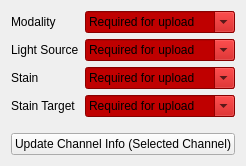
         <widget class="QWidget" name="page_14">
          <property name="geometry">
           <rect>
            <x>0</x>
            <y>0</y>
            <width>220</width>
            <height>161</height>
           </rect>
          </property>
          <attribute name="label">
           <string>Channel Metadata</string>
          </attribute>
          <layout class="QVBoxLayout" name="verticalLayout_33">
           <item>
            <layout class="QFormLayout" name="formLayout_28">
             <item row="0" column="0">
              <widget class="QLabel" name="label_70">
               <property name="text">
                <string>Modality</string>
               </property>
              </widget>
             </item>
             <item row="0" column="1">
              <widget class="QComboBox" name="img_modality">
               <property name="enabled">
                <bool>true</bool>
               </property>
               <property name="palette">
                <palette>
                 <active>
                  <colorrole role="WindowText">
                   <brush brushstyle="SolidPattern">
                    <color alpha="255">
                     <red>0</red>
                     <green>0</green>
                     <blue>0</blue>
                    </color>
                   </brush>
                  </colorrole>
                  <colorrole role="Button">
                   <brush brushstyle="SolidPattern">
                    <color alpha="255">
                     <red>191</red>
                     <green>0</green>
                     <blue>0</blue>
                    </color>
                   </brush>
                  </colorrole>
                  <colorrole role="Light">
                   <brush brushstyle="SolidPattern">
                    <color alpha="255">
                     <red>255</red>
                     <green>127</green>
                     <blue>127</blue>
                    </color>
                   </brush>
                  </colorrole>
                  <colorrole role="Midlight">
                   <brush brushstyle="SolidPattern">
                    <color alpha="255">
                     <red>255</red>
                     <green>63</green>
                     <blue>63</blue>
                    </color>
                   </brush>
                  </colorrole>
                  <colorrole role="Dark">
                   <brush brushstyle="SolidPattern">
                    <color alpha="255">
                     <red>127</red>
                     <green>0</green>
                     <blue>0</blue>
                    </color>
                   </brush>
                  </colorrole>
                  <colorrole role="Mid">
                   <brush brushstyle="SolidPattern">
                    <color alpha="255">
                     <red>170</red>
                     <green>0</green>
                     <blue>0</blue>
                    </color>
                   </brush>
                  </colorrole>
                  <colorrole role="Text">
                   <brush brushstyle="SolidPattern">
                    <color alpha="255">
                     <red>0</red>
                     <green>0</green>
                     <blue>0</blue>
                    </color>
                   </brush>
                  </colorrole>
                  <colorrole role="BrightText">
                   <brush brushstyle="SolidPattern">
                    <color alpha="255">
                     <red>255</red>
                     <green>255</green>
                     <blue>255</blue>
                    </color>
                   </brush>
                  </colorrole>
                  <colorrole role="ButtonText">
                   <brush brushstyle="SolidPattern">
                    <color alpha="255">
                     <red>0</red>
                     <green>0</green>
                     <blue>0</blue>
                    </color>
                   </brush>
                  </colorrole>
                  <colorrole role="Base">
                   <brush brushstyle="SolidPattern">
                    <color alpha="255">
                     <red>191</red>
                     <green>0</green>
                     <blue>0</blue>
                    </color>
                   </brush>
                  </colorrole>
                  <colorrole role="Window">
                   <brush brushstyle="SolidPattern">
                    <color alpha="255">
                     <red>191</red>
                     <green>0</green>
                     <blue>0</blue>
                    </color>
                   </brush>
                  </colorrole>
                  <colorrole role="Shadow">
                   <brush brushstyle="SolidPattern">
                    <color alpha="255">
                     <red>0</red>
                     <green>0</green>
                     <blue>0</blue>
                    </color>
                   </brush>
                  </colorrole>
                  <colorrole role="AlternateBase">
                   <brush brushstyle="SolidPattern">
                    <color alpha="255">
                     <red>255</red>
                     <green>127</green>
                     <blue>127</blue>
                    </color>
                   </brush>
                  </colorrole>
                  <colorrole role="ToolTipBase">
                   <brush brushstyle="SolidPattern">
                    <color alpha="255">
                     <red>255</red>
                     <green>255</green>
                     <blue>220</blue>
                    </color>
                   </brush>
                  </colorrole>
                  <colorrole role="ToolTipText">
                   <brush brushstyle="SolidPattern">
                    <color alpha="255">
                     <red>0</red>
                     <green>0</green>
                     <blue>0</blue>
                    </color>
                   </brush>
                  </colorrole>
                  <colorrole role="PlaceholderText">
                   <brush brushstyle="SolidPattern">
                    <color alpha="128">
                     <red>0</red>
                     <green>0</green>
                     <blue>0</blue>
                    </color>
                   </brush>
                  </colorrole>
                 </active>
                 <inactive>
                  <colorrole role="WindowText">
                   <brush brushstyle="SolidPattern">
                    <color alpha="255">
                     <red>0</red>
                     <green>0</green>
                     <blue>0</blue>
                    </color>
                   </brush>
                  </colorrole>
                  <colorrole role="Button">
                   <brush brushstyle="SolidPattern">
                    <color alpha="255">
                     <red>191</red>
                     <green>0</green>
                     <blue>0</blue>
                    </color>
                   </brush>
                  </colorrole>
                  <colorrole role="Light">
                   <brush brushstyle="SolidPattern">
                    <color alpha="255">
                     <red>255</red>
                     <green>127</green>
                     <blue>127</blue>
                    </color>
                   </brush>
                  </colorrole>
                  <colorrole role="Midlight">
                   <brush brushstyle="SolidPattern">
                    <color alpha="255">
                     <red>255</red>
                     <green>63</green>
                     <blue>63</blue>
                    </color>
                   </brush>
                  </colorrole>
                  <colorrole role="Dark">
                   <brush brushstyle="SolidPattern">
                    <color alpha="255">
                     <red>127</red>
                     <green>0</green>
                     <blue>0</blue>
                    </color>
                   </brush>
                  </colorrole>
                  <colorrole role="Mid">
                   <brush brushstyle="SolidPattern">
                    <color alpha="255">
                     <red>170</red>
                     <green>0</green>
                     <blue>0</blue>
                    </color>
                   </brush>
                  </colorrole>
                  <colorrole role="Text">
                   <brush brushstyle="SolidPattern">
                    <color alpha="255">
                     <red>0</red>
                     <green>0</green>
                     <blue>0</blue>
                    </color>
                   </brush>
                  </colorrole>
                  <colorrole role="BrightText">
                   <brush brushstyle="SolidPattern">
                    <color alpha="255">
                     <red>255</red>
                     <green>255</green>
                     <blue>255</blue>
                    </color>
                   </brush>
                  </colorrole>
                  <colorrole role="ButtonText">
                   <brush brushstyle="SolidPattern">
                    <color alpha="255">
                     <red>0</red>
                     <green>0</green>
                     <blue>0</blue>
                    </color>
                   </brush>
                  </colorrole>
                  <colorrole role="Base">
                   <brush brushstyle="SolidPattern">
                    <color alpha="255">
                     <red>191</red>
                     <green>0</green>
                     <blue>0</blue>
                    </color>
                   </brush>
                  </colorrole>
                  <colorrole role="Window">
                   <brush brushstyle="SolidPattern">
                    <color alpha="255">
                     <red>191</red>
                     <green>0</green>
                     <blue>0</blue>
                    </color>
                   </brush>
                  </colorrole>
                  <colorrole role="Shadow">
                   <brush brushstyle="SolidPattern">
                    <color alpha="255">
                     <red>0</red>
                     <green>0</green>
                     <blue>0</blue>
                    </color>
                   </brush>
                  </colorrole>
                  <colorrole role="AlternateBase">
                   <brush brushstyle="SolidPattern">
                    <color alpha="255">
                     <red>255</red>
                     <green>127</green>
                     <blue>127</blue>
                    </color>
                   </brush>
                  </colorrole>
                  <colorrole role="ToolTipBase">
                   <brush brushstyle="SolidPattern">
                    <color alpha="255">
                     <red>255</red>
                     <green>255</green>
                     <blue>220</blue>
                    </color>
                   </brush>
                  </colorrole>
                  <colorrole role="ToolTipText">
                   <brush brushstyle="SolidPattern">
                    <color alpha="255">
                     <red>0</red>
                     <green>0</green>
                     <blue>0</blue>
                    </color>
                   </brush>
                  </colorrole>
                  <colorrole role="PlaceholderText">
                   <brush brushstyle="SolidPattern">
                    <color alpha="128">
                     <red>0</red>
                     <green>0</green>
                     <blue>0</blue>
                    </color>
                   </brush>
                  </colorrole>
                 </inactive>
                 <disabled>
                  <colorrole role="WindowText">
                   <brush brushstyle="SolidPattern">
                    <color alpha="255">
                     <red>127</red>
                     <green>0</green>
                     <blue>0</blue>
                    </color>
                   </brush>
                  </colorrole>
                  <colorrole role="Button">
                   <brush brushstyle="SolidPattern">
                    <color alpha="255">
                     <red>191</red>
                     <green>0</green>
                     <blue>0</blue>
                    </color>
                   </brush>
                  </colorrole>
                  <colorrole role="Light">
                   <brush brushstyle="SolidPattern">
                    <color alpha="255">
                     <red>255</red>
                     <green>127</green>
                     <blue>127</blue>
                    </color>
                   </brush>
                  </colorrole>
                  <colorrole role="Midlight">
                   <brush brushstyle="SolidPattern">
                    <color alpha="255">
                     <red>255</red>
                     <green>63</green>
                     <blue>63</blue>
                    </color>
                   </brush>
                  </colorrole>
                  <colorrole role="Dark">
                   <brush brushstyle="SolidPattern">
                    <color alpha="255">
                     <red>127</red>
                     <green>0</green>
                     <blue>0</blue>
                    </color>
                   </brush>
                  </colorrole>
                  <colorrole role="Mid">
                   <brush brushstyle="SolidPattern">
                    <color alpha="255">
                     <red>170</red>
                     <green>0</green>
                     <blue>0</blue>
                    </color>
                   </brush>
                  </colorrole>
                  <colorrole role="Text">
                   <brush brushstyle="SolidPattern">
                    <color alpha="255">
                     <red>127</red>
                     <green>0</green>
                     <blue>0</blue>
                    </color>
                   </brush>
                  </colorrole>
                  <colorrole role="BrightText">
                   <brush brushstyle="SolidPattern">
                    <color alpha="255">
                     <red>255</red>
                     <green>255</green>
                     <blue>255</blue>
                    </color>
                   </brush>
                  </colorrole>
                  <colorrole role="ButtonText">
                   <brush brushstyle="SolidPattern">
                    <color alpha="255">
                     <red>127</red>
                     <green>0</green>
                     <blue>0</blue>
                    </color>
                   </brush>
                  </colorrole>
                  <colorrole role="Base">
                   <brush brushstyle="SolidPattern">
                    <color alpha="255">
                     <red>191</red>
                     <green>0</green>
                     <blue>0</blue>
                    </color>
                   </brush>
                  </colorrole>
                  <colorrole role="Window">
                   <brush brushstyle="SolidPattern">
                    <color alpha="255">
                     <red>191</red>
                     <green>0</green>
                     <blue>0</blue>
                    </color>
                   </brush>
                  </colorrole>
                  <colorrole role="Shadow">
                   <brush brushstyle="SolidPattern">
                    <color alpha="255">
                     <red>0</red>
                     <green>0</green>
                     <blue>0</blue>
                    </color>
                   </brush>
                  </colorrole>
                  <colorrole role="AlternateBase">
                   <brush brushstyle="SolidPattern">
                    <color alpha="255">
                     <red>255</red>
                     <green>0</green>
                     <blue>0</blue>
                    </color>
                   </brush>
                  </colorrole>
                  <colorrole role="ToolTipBase">
                   <brush brushstyle="SolidPattern">
                    <color alpha="255">
                     <red>255</red>
                     <green>255</green>
                     <blue>220</blue>
                    </color>
                   </brush>
                  </colorrole>
                  <colorrole role="ToolTipText">
                   <brush brushstyle="SolidPattern">
                    <color alpha="255">
                     <red>0</red>
                     <green>0</green>
                     <blue>0</blue>
                    </color>
                   </brush>
                  </colorrole>
                  <colorrole role="PlaceholderText">
                   <brush brushstyle="SolidPattern">
                    <color alpha="128">
                     <red>0</red>
                     <green>0</green>
                     <blue>0</blue>
                    </color>
                   </brush>
                  </colorrole>
                 </disabled>
                </palette>
               </property>
               <property name="styleSheet">
                <string notr="true">background-color: rgb(191, 0, 0);</string>
               </property>
               <property name="editable">
                <bool>true</bool>
               </property>
               <item>
                <property name="text">
                 <string>Required for upload</string>
                </property>
               </item>
               <item>
                <property name="text">
                 <string>Bright Field</string>
                </property>
               </item>
               <item>
                <property name="text">
                 <string>Dark Field</string>
                </property>
               </item>
               <item>
                <property name="text">
                 <string>Phase Contrast</string>
                </property>
               </item>
               <item>
                <property name="text">
                 <string>Fake Phase Contrast</string>
                </property>
               </item>
               <item>
                <property name="text">
                 <string>Epifluorescence</string>
                </property>
               </item>
               <item>
                <property name="text">
                 <string>HILO</string>
                </property>
               </item>
               <item>
                <property name="text">
                 <string>TIRF</string>
                </property>
               </item>
              </widget>
             </item>
             <item row="1" column="0">
              <widget class="QLabel" name="label_104">
               <property name="text">
                <string>Light Source</string>
               </property>
              </widget>
             </item>
             <item row="1" column="1">
              <widget class="QComboBox" name="img_light_source">
               <property name="styleSheet">
                <string notr="true">background-color: rgb(191, 0, 0);</string>
               </property>
               <property name="editable">
                <bool>true</bool>
               </property>
               <item>
                <property name="text">
                 <string>Required for upload</string>
                </property>
               </item>
               <item>
                <property name="text">
                 <string/>
                </property>
               </item>
               <item>
                <property name="text">
                 <string>White Light</string>
                </property>
               </item>
               <item>
                <property name="text">
                 <string>LED</string>
                </property>
               </item>
               <item>
                <property name="text">
                 <string>405</string>
                </property>
               </item>
               <item>
                <property name="text">
                 <string>514</string>
                </property>
               </item>
               <item>
                <property name="text">
                 <string>473</string>
                </property>
               </item>
               <item>
                <property name="text">
                 <string>532</string>
                </property>
               </item>
               <item>
                <property name="text">
                 <string>640</string>
                </property>
               </item>
              </widget>
             </item>
             <item row="2" column="0">
              <widget class="QLabel" name="label_123">
               <property name="text">
                <string>Stain</string>
               </property>
              </widget>
             </item>
             <item row="2" column="1">
              <widget class="QComboBox" name="img_stain">
               <property name="styleSheet">
                <string notr="true">background-color: rgb(191, 0, 0);</string>
               </property>
               <property name="editable">
                <bool>true</bool>
               </property>
               <item>
                <property name="text">
                 <string>Required for upload</string>
                </property>
               </item>
               <item>
                <property name="text">
                 <string/>
                </property>
               </item>
               <item>
                <property name="text">
                 <string>Nile Red</string>
                </property>
               </item>
               <item>
                <property name="text">
                 <string>DAPI</string>
                </property>
               </item>
               <item>
                <property name="text">
                 <string>Cy3</string>
                </property>
               </item>
               <item>
                <property name="text">
                 <string>Cy5</string>
                </property>
               </item>
               <item>
                <property name="text">
                 <string>WGA-488</string>
                </property>
               </item>
               <item>
                <property name="text">
                 <string>WGA-647</string>
                </property>
               </item>
               <item>
                <property name="text">
                 <string>FM4-64</string>
                </property>
               </item>
              </widget>
             </item>
             <item row="3" column="0">
              <widget class="QLabel" name="label_124">
               <property name="text">
                <string>Stain Target</string>
               </property>
              </widget>
             </item>
             <item row="3" column="1">
              <widget class="QComboBox" name="img_stain_target">
               <property name="styleSheet">
                <string notr="true">background-color: rgb(191, 0, 0);</string>
               </property>
               <property name="editable">
                <bool>true</bool>
               </property>
               <item>
                <property name="text">
                 <string>Required for upload</string>
                </property>
               </item>
               <item>
                <property name="text">
                 <string/>
                </property>
               </item>
               <item>
                <property name="text">
                 <string>Membrane</string>
                </property>
               </item>
               <item>
                <property name="text">
                 <string>Ribosome</string>
                </property>
               </item>
               <item>
                <property name="text">
                 <string>Nucleoid</string>
                </property>
               </item>
              </widget>
             </item>
            </layout>
           </item>
           <item>
            <spacer name="verticalSpacer_45">
             <property name="orientation">
              <enum>Qt::Vertical</enum>
             </property>
             <property name="sizeType">
              <enum>QSizePolicy::Minimum</enum>
             </property>
             <property name="sizeHint" stdset="0">
              <size>
               <width>20</width>
               <height>10</height>
              </size>
             </property>
            </spacer>
           </item>
           <item>
            <widget class="QPushButton" name="label_overwrite">
             <property name="text">
              <string>Update Channel Info (Selected Channel)</string>
             </property>
            </widget>
           </item>
           <item>
            <spacer name="verticalSpacer_37">
             <property name="orientation">
              <enum>Qt::Vertical</enum>
             </property>
             <property name="sizeHint" stdset="0">
              <size>
               <width>20</width>
               <height>40</height>
              </size>
             </property>
            </spacer>
           </item>
          </layout>
         </widget>
